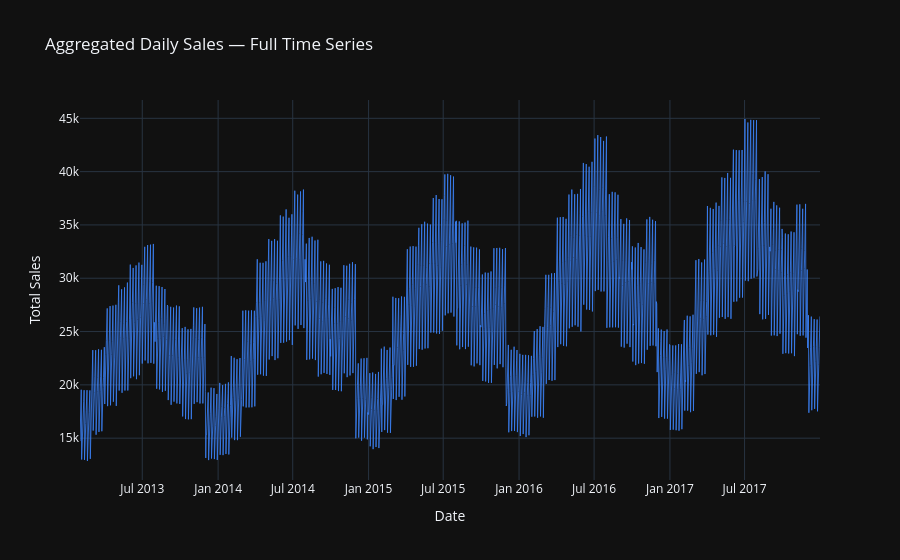

Notebook cell for this chart:
### Markdown cell above
## 2. Time Series Preparation

Aggregate sales across all stores and items to create a single daily demand time series for forecasting.

### Code cell
daily_sales = df.groupby("date")["sales"].sum()
daily_sales = daily_sales.asfreq("D").ffill()

print(f"Time series length: {len(daily_sales)} days")
print(f"Mean daily sales  : {daily_sales.mean():,.0f}")
print(f"Std daily sales   : {daily_sales.std():,.0f}")

fig = go.Figure()
fig.add_trace(go.Scatter(x=daily_sales.index, y=daily_sales.values,
                         mode="lines", name="Daily Total Sales",
                         line=dict(width=0.8, color="#3b82f6")))
fig.update_layout(title="Aggregated Daily Sales — Full Time Series",
                  template="plotly_dark",
                  xaxis_title="Date", yaxis_title="Total Sales")
fig.show()

### Figure 1 — Plotly figure (JSON) as saved in the notebook; plotly's stock layout.template omitted (floating-point values rounded to 4 significant figures; data arrays with more than 128 entries replaced by an {"elided": "..."} marker saying what was removed)
{"data": [{"line": {"color": "#3b82f6", "width": 0.8}, "mode": "lines", "name": "Daily Total Sales", "type": "scatter", "x": {"elided": "1796 str values"}, "y": {"elided": "1796 int values"}}], "layout": {"title": {"text": "Aggregated Daily Sales — Full Time Series"}, "xaxis": {"title": {"text": "Date"}}, "yaxis": {"title": {"text": "Total Sales"}}}}
